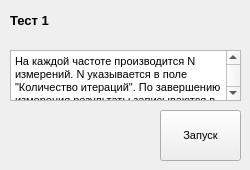
      <widget class="QWidget" name="page">
       <widget class="QLabel" name="label_test_1">
        <property name="geometry">
         <rect>
          <x>10</x>
          <y>10</y>
          <width>61</width>
          <height>21</height>
         </rect>
        </property>
        <property name="font">
         <font>
          <pointsize>10</pointsize>
          <weight>75</weight>
          <bold>true</bold>
         </font>
        </property>
        <property name="text">
         <string>Тест 1</string>
        </property>
       </widget>
       <widget class="QPushButton" name="btnTest1">
        <property name="geometry">
         <rect>
          <x>160</x>
          <y>110</y>
          <width>81</width>
          <height>51</height>
         </rect>
        </property>
        <property name="font">
         <font>
          <family>Arial</family>
          <pointsize>8</pointsize>
          <weight>50</weight>
          <bold>false</bold>
         </font>
        </property>
        <property name="text">
         <string>Запуск</string>
        </property>
       </widget>
       <widget class="QTextBrowser" name="textBrowser_2">
        <property name="geometry">
         <rect>
          <x>10</x>
          <y>50</y>
          <width>231</width>
          <height>51</height>
         </rect>
        </property>
        <property name="html">
         <string>&lt;!DOCTYPE HTML PUBLIC &quot;-//W3C//DTD HTML 4.0//EN&quot; &quot;http://www.w3.org/TR/REC-html40/strict.dtd&quot;&gt;
&lt;html&gt;&lt;head&gt;&lt;meta name=&quot;qrichtext&quot; content=&quot;1&quot; /&gt;&lt;style type=&quot;text/css&quot;&gt;
p, li { white-space: pre-wrap; }
&lt;/style&gt;&lt;/head&gt;&lt;body style=&quot; font-family:'MS Shell Dlg 2'; font-size:8.25pt; font-weight:400; font-style:normal;&quot;&gt;
&lt;p style=&quot; margin-top:0px; margin-bottom:0px; margin-left:0px; margin-right:0px; -qt-block-indent:0; text-indent:0px;&quot;&gt;На каждой частоте производится N измерений. N указывается в поле &amp;quot;Количество итераций&amp;quot;. По завершению измерения результаты записываются в JSON файл.&lt;/p&gt;&lt;/body&gt;&lt;/html&gt;</string>
        </property>
       </widget>
      </widget>
